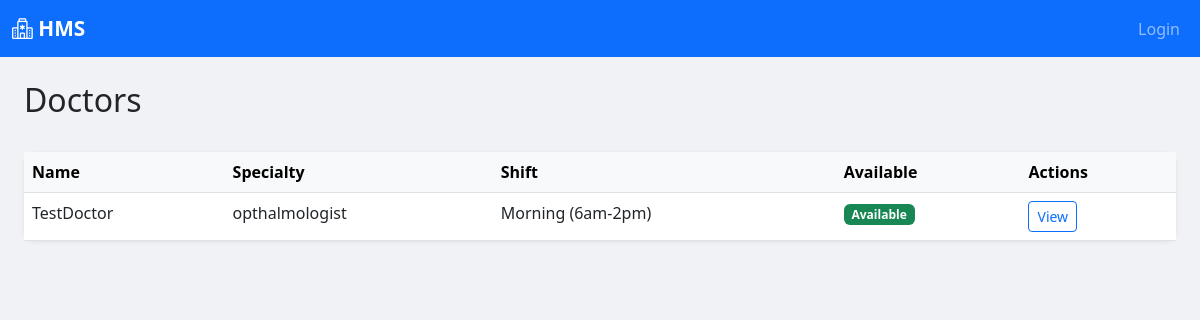
The app's page /doctors/ with its own data.
### doctors/models.py (models this page shows, shortened)
class Doctor(models.Model):
    SHIFT_CHOICES = [
        ('Morning', 'Morning (6am-2pm)'),
        ('Afternoon', 'Afternoon (2pm-10pm)'),
        ('Night', 'Night (10pm-6am)'),
    ]
    name = models.CharField(max_length=100)
    phone_number = models.CharField(max_length=15)
    email = models.EmailField(unique=True)
    license_number = models.CharField(max_length=50, unique=True)
    shift = models.CharField(max_length=20, choices=SHIFT_CHOICES)
    is_available = models.BooleanField(default=True)
    joined_date = models.DateField(auto_now_add=True)
    specialty = models.ForeignKey(
        Specialty,
        on_delete=models.SET_NULL,
        null=True
    )
    qualifications = models.ManyToManyField(Qualification)
    can_prescribe = models.ManyToManyField(Medication)

class Specialty(models.Model):
    name = models.CharField(max_length=100)
    def __str__(self):
        return self.name

### doctors/views.py (the view)
# urls.py: path('', views.doctor_list, name='doctor_list'),
def doctor_list(request):
    doctors = Doctor.objects.filter(is_available=True).select_related('specialty')
    return render(request, 'doctors/doctor_list.html', {'doctors': doctors})

### doctors/templates/doctors/doctor_list.html (shortened to what this page needs)
<!DOCTYPE html>
<html lang="en">
<head>
</head>
<body>
   {% extends 'base.html' %}
{% block content %}
<div class="d-flex justify-content-between align-items-center mb-4">
    <h2>Doctors</h2>
</div>
<div class="card">
    <div class="card-body p-0">
        <table class="table table-hover mb-0">
            <thead class="table-light">
                <tr><th>Name</th><th>Specialty</th><th>Shift</th><th>Available</th><th>Actions</th></tr>
            </thead>
            <tbody>
                {% for doctor in doctors %}
                <tr>
                    <td>{{ doctor.name }}</td>
                    <td>{{ doctor.specialty }}</td>
                    <td>{{ doctor.get_shift_display }}</td>
                    <td>
                        {% if doctor.is_available %}
                            <span class="badge bg-success">Available</span>
                        {% else %}
                            <span class="badge bg-secondary">Unavailable</span>
                        {% endif %}
                    </td>
                    <td><a href="/doctors/{{ doctor.pk }}/" class="btn btn-sm btn-outline-primary">View</a></td>
                </tr>
                {% empty %}
                <tr><td colspan="5" class="text-muted p-3">No doctors yet.</td></tr>
                {% endfor %}
            </tbody>
        </table>
    </div>
</div>
{% endblock %}

### templates/base.html (style rules this page uses)
.card { border: none; border-radius: 12px; box-shadow: 0 1px 4px rgba(0,0,0,0.08); }

### records on screen
Doctor: name "TestDoctor", specialty "opthalmologist", shift "Morning (6am-2pm)", is_available "Available"
